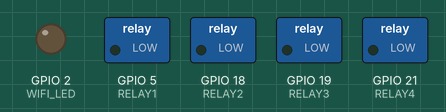
Recording of a sketch running on a simulated ESP32. Parts: switched loads named in the sketch (green lamp = pin HIGH), output pins drawn as LEDs (lit = HIGH). WiFi joins after 1.5 s; servers stay silent unless stated; what the sketch prints to the serial monitor is not drawn.

Above: at 3.0 s.
At 5.0 s:
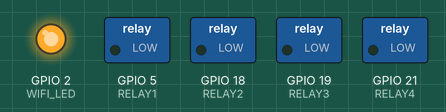
Timing chart, 0 to 7.1 s (numbered marks = the images above):
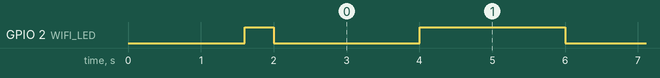

The sketch:

BlynkEdgent_ESP32.ino
```cpp
/***************************************************
 * Platform: ESP32 + Blynk IoT Cloud
 ***************************************************/

#define BLYNK_TEMPLATE_ID "Your_ESP32_Template_ID"
#define BLYNK_TEMPLATE_NAME "Smart Home ESP32"
#define BLYNK_FIRMWARE_VERSION "2.0.0"

#define BLYNK_PRINT Serial
#include <WiFi.h>
#include <BlynkSimpleEsp32.h>

char auth[] = "Your_Blynk_Auth_Token";
char ssid[] = "Your_WiFi_Name";
char pass[] = "Your_WiFi_Password";

// 🧩 Relay Pin Mapping (update if needed)
#define RELAY1 5
#define RELAY2 18
#define RELAY3 19
#define RELAY4 21
#define WIFI_LED 2

// Device state variables
bool relay1State = LOW;
bool relay2State = LOW;
bool relay3State = LOW;
bool relay4State = LOW;

// Blynk virtual pin assignments
#define VPIN_RELAY1 V1
#define VPIN_RELAY2 V2
#define VPIN_RELAY3 V3
#define VPIN_RELAY4 V4

void setup()
{
  Serial.begin(115200);
  delay(100);

  // Set GPIOs as outputs
  pinMode(RELAY1, OUTPUT);
  pinMode(RELAY2, OUTPUT);
  pinMode(RELAY3, OUTPUT);
  pinMode(RELAY4, OUTPUT);
  pinMode(WIFI_LED, OUTPUT);

  digitalWrite(RELAY1, relay1State);
  digitalWrite(RELAY2, relay2State);
  digitalWrite(RELAY3, relay3State);
  digitalWrite(RELAY4, relay4State);
  digitalWrite(WIFI_LED, LOW);

  Serial.println("Connecting to WiFi...");
  WiFi.begin(ssid, pass);
  while (WiFi.status() != WL_CONNECTED)
  {
    delay(300);
    Serial.print(".");
  }

  Serial.println("\n✅ WiFi Connected!");
  Serial.print("IP Address: ");
  Serial.println(WiFi.localIP());
  digitalWrite(WIFI_LED, HIGH);

  Blynk.begin(auth, ssid, pass);
  Serial.println("🚀 Connected to Blynk Cloud!");
}

/***************************************************
 * 🧠 Blynk Virtual Pin Controls
 ***************************************************/
BLYNK_WRITE(VPIN_RELAY1)
{
  relay1State = param.asInt();
  digitalWrite(RELAY1, relay1State);
}

BLYNK_WRITE(VPIN_RELAY2)
{
  relay2State = param.asInt();
  digitalWrite(RELAY2, relay2State);
}

BLYNK_WRITE(VPIN_RELAY3)
{
  relay3State = param.asInt();
  digitalWrite(RELAY3, relay3State);
}

BLYNK_WRITE(VPIN_RELAY4)
{
  relay4State = param.asInt();
  digitalWrite(RELAY4, relay4State);
}

/***************************************************
 * 🔁 Main Loop
 ***************************************************/
void loop()
{
  Blynk.run();

  // Optional: LED Blink to show WiFi status
  static unsigned long lastBlink = 0;
  if (millis() - lastBlink > 2000)
  {
    lastBlink = millis();
    digitalWrite(WIFI_LED, !digitalRead(WIFI_LED));
  }
}
```

Measured:
- by itself, GPIO 2 (WIFI_LED): alternates HIGH for 2.0 s and LOW for 2.0 s
